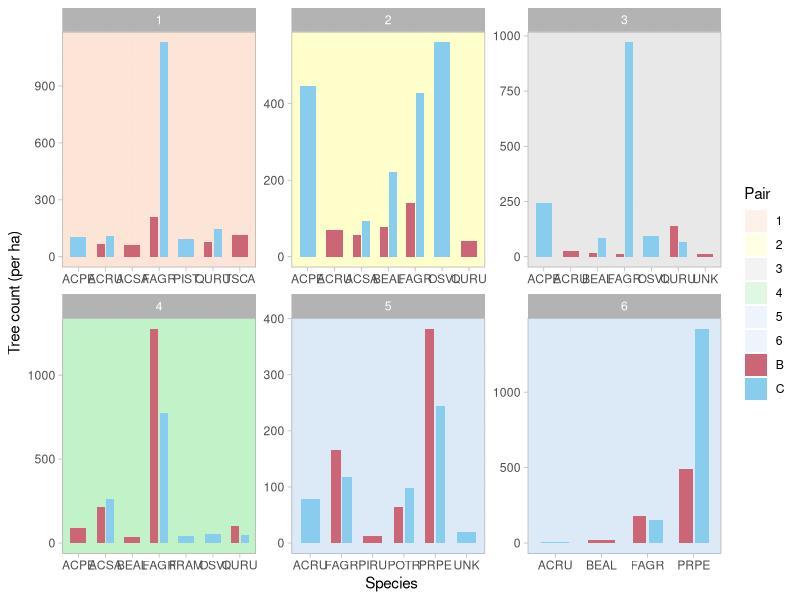
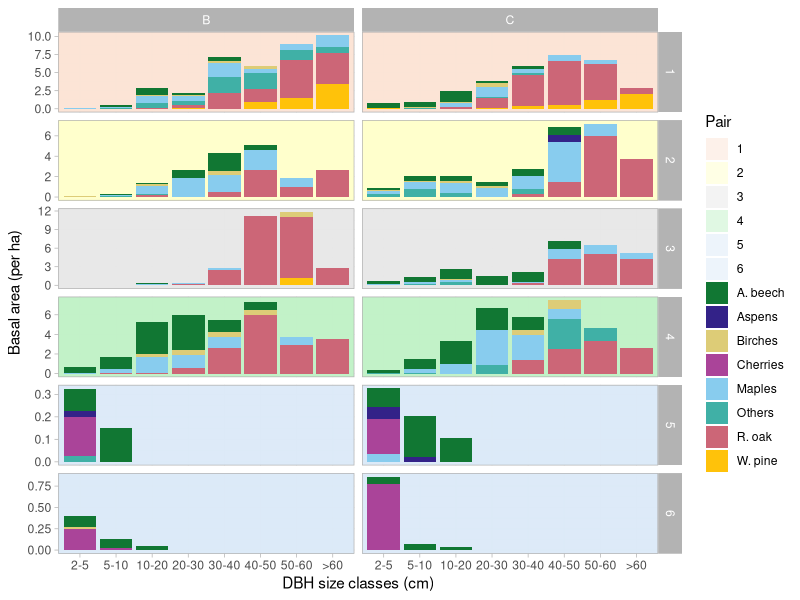

Reproduce these figures in R, in order.
library(tidyverse)
library(dplyr)
library(ggplot2)
library(RColorBrewer)
library(viridis)

trees <- read_csv("overstory.csv")

#Add Treatment & Pair columns
trees2 <- trees %>% mutate(Treatment=case_when(
  Unit %in% c("3/16","5/15","28/2","12/2") ~ "Shelterwood",
  Unit %in% c("20/2","3/1") ~ "Seedtree",
  Unit %in% c("44B","45C","46B","46C") ~ "Clearcut"))

trees2 <- trees2 %>% replace_na(list(
  Unit="Unnamed",Treatment="Unmanaged"))

trees2 <- trees2 %>% mutate(Pair=case_when(
  Unit %in% c("3/16","5/15")~"1",
  Unit %in% c("20/2","20/3","20/4","3/1")~"2",
  Unit %in% c("28/2","12/2","12/3","12/4","12/5","12/6",
              "12/7","12/8","12/9","12/10","12/11")~"3",
  Unit=="Unnamed"~"4",
  Unit %in% c("44B","45C")~"5",
  Unit %in% c("46B","46C")~"6"))

trees2 <- trees2 %>% mutate(Location=as.factor(Location)) %>% 
  mutate(Location=fct_recode(Location,
                             "BEF"="Bartlett Experimental Forest",
                             "CF"="Crawford Notch State Park",
                             "HOG"="Hogsback (Blueberry Mountain)",
                             "SB"="Stevens Brook (Plummers Ledge)"))

trees2 <- trees2 %>% 
  mutate(Location=as.factor(Location),
         Unit=as.factor(Unit),
         Disturbance=as.factor(Disturbance),
         Treatment=as.factor(Treatment),
         Pair=as.factor(Pair),
         Spcode=as.factor(Spcode))

#spcode count
tally <- trees2 %>% group_by(Pair,Disturbance,Spcode) %>% 
  summarize(tally=length(Spcode))

tally <- tally %>% group_by(Pair, Disturbance) %>% 
  slice_max(tally,n=5)

#scale up to per ha
b1 <- 66
c1 <- 46
b2 <- 31
c2 <- 30
b3 <- 30
c3 <- 45
b4 <- 43
c4 <- 19
b5 <- 10 
c5 <- 13
b6 <- 28
c6 <- 32

plotarea <- 0.00785398163397448

tally <- tally %>% mutate(Density=if_else(
  Pair=="1" & Disturbance=="B",
  tally/b1/plotarea,if_else(Pair=="1" & Disturbance=="C",
  tally/c1/plotarea,if_else(Pair=="2" & Disturbance=="B",
  tally/b2/plotarea,if_else(Pair=="2" & Disturbance=="C",
  tally/c2/plotarea,if_else(Pair=="3" & Disturbance=="B",
  tally/b3/plotarea,if_else(Pair=="3" & Disturbance=="C",
  tally/c3/plotarea,if_else(Pair=="4" & Disturbance=="B",
  tally/b4/plotarea,if_else(Pair=="4" & Disturbance=="C",
  tally/c4/plotarea,if_else(Pair=="5" & Disturbance=="B",
  tally/b5/plotarea,if_else(Pair=="5" & Disturbance=="C",
  tally/c5/plotarea,if_else(Pair=="6" & Disturbance=="B",
  tally/b6/plotarea,tally/c6/plotarea)))))))))))) 

tally$Density <- round(tally$Density,0)

#visualize stem density
bc <- c("B"="#CC6677","C"="#88CCEE")
p6 <- c("1"="#FBE3D6","2"="#FFFFCC","3"="#E8E8E8",
        "4"="#C2F1C8","5"="#DCEAF7","6"="#DCEAF7")

tally %>% 
  ggplot(aes(x=Spcode,y=Density))+
  geom_rect(aes(fill=Pair),alpha=0.5,
            xmin=-Inf, xmax=Inf, ymin=-Inf, ymax=Inf)+
  geom_col(aes(fill=Disturbance),width=0.6,
           position=position_dodge(width=0.7))+
  scale_fill_manual(values=c(p6,bc))+
  facet_wrap(vars(Pair),scales='free')+
  theme_light()+
  xlab("Species")+
  ylab("Tree count (per ha)")

#dbh classes
trees2 <- trees2 %>% mutate(dbhClass=if_else(
  `DBH (cm)`<=5,"2-5",if_else(`DBH (cm)`>5 & `DBH (cm)`<=10,
                "5-10",if_else(`DBH (cm)`>10 & `DBH (cm)`<=20,
                "10-20",if_else(`DBH (cm)`>20 & `DBH (cm)`<=30,
                "20-30",if_else(`DBH (cm)`>30 & `DBH (cm)`<=40,
                "30-40",if_else(`DBH (cm)`>40 & `DBH (cm)`<=50,
                "40-50",if_else(`DBH (cm)`>50 & `DBH (cm)`<=60,
                "50-60",">60"))))))))

trees2 <- trees2 %>% mutate(dbhClass=fct_relevel(dbhClass,"2-5","5-10","10-20",
                                                "20-30","30-40","40-50","50-60",">60"))

#basal areas
trees2 <- trees2 %>% mutate(ba=0.00007854*(`DBH (cm)`^2))

sumba <- trees2 %>% select(Pair,Disturbance,Spcode,dbhClass,ba)
sumba <- sumba %>% group_by(Pair,Disturbance,Spcode,dbhClass) %>% 
  summarize(sumba=sum(ba))

#scale up to per ha
b1 <- 66
c1 <- 46
b2 <- 31
c2 <- 30
b3 <- 30
c3 <- 45
b4 <- 43
c4 <- 19
b5 <- 10 
c5 <- 13
b6 <- 28
c6 <- 32

plotarea <- 0.00785398163397448

sumba <- sumba %>% mutate(m2ha=if_else(
  Pair=="1" & Disturbance=="B",
  sumba/b1/plotarea,if_else(Pair=="1" & Disturbance=="C",
  sumba/c1/plotarea,if_else(Pair=="2" & Disturbance=="B",
  sumba/b2/plotarea,if_else(Pair=="2" & Disturbance=="C",
  sumba/c2/plotarea,if_else(Pair=="3" & Disturbance=="B",
  sumba/b3/plotarea,if_else(Pair=="3" & Disturbance=="C",
  sumba/c3/plotarea,if_else(Pair=="4" & Disturbance=="B",
  sumba/b4/plotarea,if_else(Pair=="4" & Disturbance=="C",
  sumba/c4/plotarea,if_else(Pair=="5" & Disturbance=="B",
  sumba/b5/plotarea,if_else(Pair=="5" & Disturbance=="C",
  sumba/c5/plotarea,if_else(Pair=="6" & Disturbance=="B",
  sumba/b6/plotarea,sumba/c6/plotarea)))))))))))) 

sumba <- sumba %>% filter(Spcode %in% c("ABBA","ACPE","ACRU","ACSA",
                                        "BEAL","BEPA","BEPO","FAGR",
                                        "FRAM","OSVI","PIRU","PIST",
                                        "POGR","POTR","PRPE","PRSE",
                                        "QURU","TIAM","TSCA"))

#n <- 8
#qual_col_pals = brewer.pal.info[brewer.pal.info$category == 'qual',]
#col_vector = unlist(mapply(brewer.pal, 
#                           qual_col_pals$maxcolors, 
#                           rownames(qual_col_pals)))
#pie(rep(1,n), col=sample(col_vector, n))

#viridis_pal(option = "A")(19)

sumba <- sumba %>% mutate(Genus=case_when(
  Spcode %in% c("ACPE","ACRU","ACSA") ~ "Maples",
  Spcode %in% c("BEAL","BEPA","BEPO") ~ "Birches",
  Spcode %in% "FAGR" ~ "A. beech",
  Spcode %in% "PIST" ~ "W. pine",
  Spcode %in% c("POGR","POTR") ~ "Aspens",
  Spcode %in% c("PRPE","PRSE") ~ "Cherries",
  Spcode %in% "QURU" ~ "R. oak",
  Spcode %in% c("ABBA","FRAM","OSVI","PIRU","TIAM","TSCA")~"Others"
))

#let's try to plot this lol
p6 <- c("1"="#FBE3D6","2"="#FFFFCC","3"="#E8E8E8","4"="#C2F1C8","5"="#DCEAF7","6"="#DCEAF7")
sp <- c("Maples"="#88CCEE","R. oak"="#CC6677","Birches"="#DDCC77",
        "A. beech"="#117733","W. pine"="#FFC20A", "Aspens"="#332288",
        "Cherries"="#AA4499","Others"="#40B0A6")

sumba %>% 
  ggplot(aes(x=dbhClass,y=m2ha))+
  geom_rect(aes(fill=Pair),alpha=0.5,
            xmin=-Inf, xmax=Inf, ymin=-Inf, ymax=Inf)+
  geom_col(aes(fill=Genus))+
  scale_fill_manual(values=c(p6,sp))+
  facet_grid(rows=vars(Pair),cols=vars(Disturbance),scales='free')+
  theme_light()+
  xlab("DBH size classes (cm)")+
  ylab("Basal area (per ha)")

#we have not taken into account dead/alive trees
